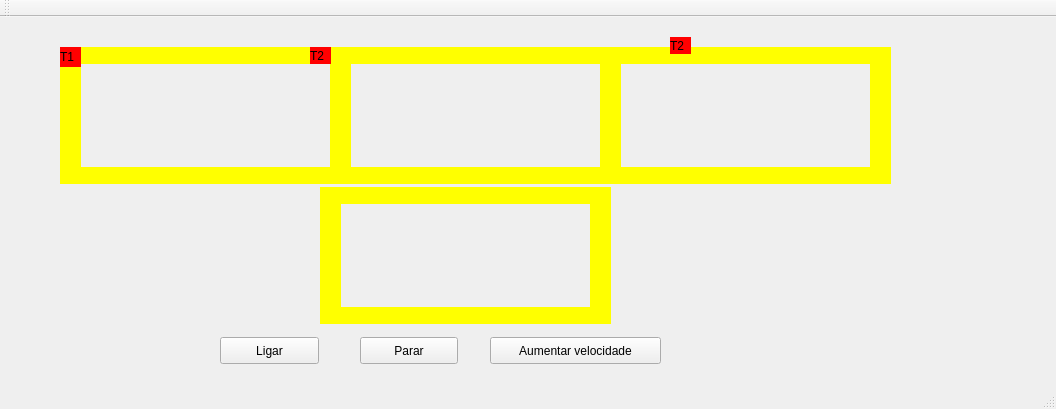
<?xml version="1.0" encoding="UTF-8"?>
<ui version="4.0">
 <class>MainWindow</class>
 <widget class="QMainWindow" name="MainWindow">
  <property name="geometry">
   <rect>
    <x>0</x>
    <y>0</y>
    <width>1056</width>
    <height>409</height>
   </rect>
  </property>
  <property name="windowTitle">
   <string>MainWindow</string>
  </property>
  <widget class="QWidget" name="centralWidget">
   <widget class="QLabel" name="label_trem1">
    <property name="geometry">
     <rect>
      <x>60</x>
      <y>30</y>
      <width>21</width>
      <height>20</height>
     </rect>
    </property>
    <property name="styleSheet">
     <string notr="true">QLabel { background: red}</string>
    </property>
    <property name="text">
     <string>T1</string>
    </property>
   </widget>
   <widget class="QLabel" name="label_trilho1">
    <property name="geometry">
     <rect>
      <x>80</x>
      <y>30</y>
      <width>250</width>
      <height>17</height>
     </rect>
    </property>
    <property name="styleSheet">
     <string notr="true">QLabel { background: yellow}</string>
    </property>
    <property name="text">
     <string/>
    </property>
   </widget>
   <widget class="QLabel" name="label_trilho2">
    <property name="geometry">
     <rect>
      <x>80</x>
      <y>150</y>
      <width>250</width>
      <height>17</height>
     </rect>
    </property>
    <property name="styleSheet">
     <string notr="true">QLabel { background: yellow}</string>
    </property>
    <property name="text">
     <string/>
    </property>
   </widget>
   <widget class="QLabel" name="label_trilho3">
    <property name="geometry">
     <rect>
      <x>330</x>
      <y>30</y>
      <width>21</width>
      <height>137</height>
     </rect>
    </property>
    <property name="styleSheet">
     <string notr="true">QLabel { background: yellow}</string>
    </property>
    <property name="text">
     <string/>
    </property>
   </widget>
   <widget class="QLabel" name="label_trilho4">
    <property name="geometry">
     <rect>
      <x>60</x>
      <y>30</y>
      <width>21</width>
      <height>137</height>
     </rect>
    </property>
    <property name="styleSheet">
     <string notr="true">QLabel { background: yellow}</string>
    </property>
    <property name="text">
     <string/>
    </property>
   </widget>
   <widget class="QPushButton" name="pushButton">
    <property name="geometry">
     <rect>
      <x>220</x>
      <y>320</y>
      <width>99</width>
      <height>27</height>
     </rect>
    </property>
    <property name="text">
     <string>Ligar</string>
    </property>
   </widget>
   <widget class="QPushButton" name="pushButton_2">
    <property name="geometry">
     <rect>
      <x>360</x>
      <y>320</y>
      <width>98</width>
      <height>27</height>
     </rect>
    </property>
    <property name="text">
     <string>Parar</string>
    </property>
   </widget>
   <widget class="QLabel" name="label_trilho4_2">
    <property name="geometry">
     <rect>
      <x>600</x>
      <y>30</y>
      <width>21</width>
      <height>137</height>
     </rect>
    </property>
    <property name="styleSheet">
     <string notr="true">QLabel { background: yellow}</string>
    </property>
    <property name="text">
     <string/>
    </property>
   </widget>
   <widget class="QLabel" name="label_trilho1_2">
    <property name="geometry">
     <rect>
      <x>350</x>
      <y>30</y>
      <width>250</width>
      <height>17</height>
     </rect>
    </property>
    <property name="styleSheet">
     <string notr="true">QLabel { background: yellow}</string>
    </property>
    <property name="text">
     <string/>
    </property>
   </widget>
   <widget class="QLabel" name="label_trilho2_2">
    <property name="geometry">
     <rect>
      <x>350</x>
      <y>150</y>
      <width>250</width>
      <height>17</height>
     </rect>
    </property>
    <property name="styleSheet">
     <string notr="true">QLabel { background: yellow}</string>
    </property>
    <property name="text">
     <string/>
    </property>
   </widget>
   <widget class="QLabel" name="label_trem2">
    <property name="geometry">
     <rect>
      <x>310</x>
      <y>30</y>
      <width>21</width>
      <height>17</height>
     </rect>
    </property>
    <property name="styleSheet">
     <string notr="true">QLabel { background: red}</string>
    </property>
    <property name="text">
     <string>T2</string>
    </property>
   </widget>
   <widget class="QPushButton" name="pushButton_3">
    <property name="geometry">
     <rect>
      <x>490</x>
      <y>320</y>
      <width>171</width>
      <height>27</height>
     </rect>
    </property>
    <property name="text">
     <string>Aumentar velocidade</string>
    </property>
   </widget>
   <widget class="QLabel" name="label_trilho3_2">
    <property name="geometry">
     <rect>
      <x>320</x>
      <y>170</y>
      <width>21</width>
      <height>137</height>
     </rect>
    </property>
    <property name="styleSheet">
     <string notr="true">QLabel { background: yellow}</string>
    </property>
    <property name="text">
     <string/>
    </property>
   </widget>
   <widget class="QLabel" name="label_trilho4_5">
    <property name="geometry">
     <rect>
      <x>590</x>
      <y>170</y>
      <width>21</width>
      <height>137</height>
     </rect>
    </property>
    <property name="styleSheet">
     <string notr="true">QLabel { background: yellow}</string>
    </property>
    <property name="text">
     <string/>
    </property>
   </widget>
   <widget class="QLabel" name="label_trilho2_4">
    <property name="geometry">
     <rect>
      <x>340</x>
      <y>290</y>
      <width>250</width>
      <height>17</height>
     </rect>
    </property>
    <property name="styleSheet">
     <string notr="true">QLabel { background: yellow}</string>
    </property>
    <property name="text">
     <string/>
    </property>
   </widget>
   <widget class="QLabel" name="label_trilho1_3">
    <property name="geometry">
     <rect>
      <x>340</x>
      <y>170</y>
      <width>250</width>
      <height>17</height>
     </rect>
    </property>
    <property name="styleSheet">
     <string notr="true">QLabel { background: yellow}</string>
    </property>
    <property name="text">
     <string/>
    </property>
   </widget>
   <widget class="QLabel" name="label_trilho4_3">
    <property name="geometry">
     <rect>
      <x>870</x>
      <y>30</y>
      <width>21</width>
      <height>137</height>
     </rect>
    </property>
    <property name="styleSheet">
     <string notr="true">QLabel { background: yellow}</string>
    </property>
    <property name="text">
     <string/>
    </property>
   </widget>
   <widget class="QLabel" name="label_trilho2_3">
    <property name="geometry">
     <rect>
      <x>620</x>
      <y>150</y>
      <width>250</width>
      <height>17</height>
     </rect>
    </property>
    <property name="styleSheet">
     <string notr="true">QLabel { background: yellow}</string>
    </property>
    <property name="text">
     <string/>
    </property>
   </widget>
   <widget class="QLabel" name="label_trilho1_4">
    <property name="geometry">
     <rect>
      <x>620</x>
      <y>30</y>
      <width>250</width>
      <height>17</height>
     </rect>
    </property>
    <property name="styleSheet">
     <string notr="true">QLabel { background: yellow}</string>
    </property>
    <property name="text">
     <string/>
    </property>
   </widget>
   <widget class="QLabel" name="label_trem2_2">
    <property name="geometry">
     <rect>
      <x>670</x>
      <y>20</y>
      <width>21</width>
      <height>17</height>
     </rect>
    </property>
    <property name="styleSheet">
     <string notr="true">QLabel { background: red}</string>
    </property>
    <property name="text">
     <string>T2</string>
    </property>
   </widget>
   <zorder>label_trilho1</zorder>
   <zorder>label_trilho2</zorder>
   <zorder>label_trilho3</zorder>
   <zorder>label_trilho4</zorder>
   <zorder>label_trem1</zorder>
   <zorder>pushButton</zorder>
   <zorder>pushButton_2</zorder>
   <zorder>label_trilho4_2</zorder>
   <zorder>label_trilho1_2</zorder>
   <zorder>label_trilho2_2</zorder>
   <zorder>label_trem2</zorder>
   <zorder>pushButton_3</zorder>
   <zorder>label_trilho3_2</zorder>
   <zorder>label_trilho4_5</zorder>
   <zorder>label_trilho2_4</zorder>
   <zorder>label_trilho1_3</zorder>
   <zorder>label_trilho4_3</zorder>
   <zorder>label_trilho2_3</zorder>
   <zorder>label_trilho1_4</zorder>
   <zorder>label_trem2_2</zorder>
  </widget>
  <widget class="QMenuBar" name="menuBar">
   <property name="geometry">
    <rect>
     <x>0</x>
     <y>0</y>
     <width>1056</width>
     <height>22</height>
    </rect>
   </property>
  </widget>
  <widget class="QToolBar" name="mainToolBar">
   <attribute name="toolBarArea">
    <enum>TopToolBarArea</enum>
   </attribute>
   <attribute name="toolBarBreak">
    <bool>false</bool>
   </attribute>
  </widget>
  <widget class="QStatusBar" name="statusBar"/>
 </widget>
 <layoutdefault spacing="6" margin="11"/>
 <resources/>
 <connections/>
</ui>
